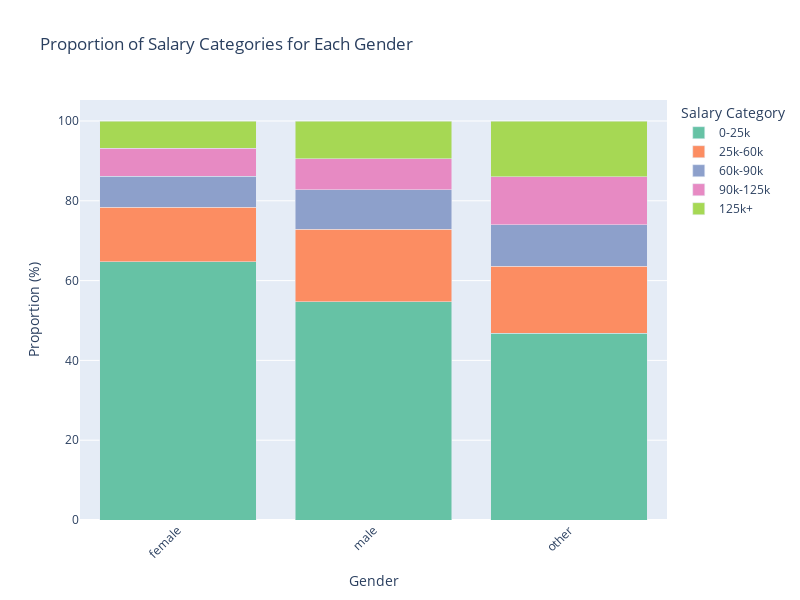

This figure's notebook cell:
### Code cell
# Create a mapping for salary categories and their actual buckets
salary_mapping = {'0': '0-25k', '1': '25k-60k', '2': '60k-90k', '3': '90k-125k', '4': '125k+'}
salary_order = ['0-25k', '25k-60k', '60k-90k', '90k-125k', '125k+']

# Group the data by gender and salary bucket and calculate the count
grouped = merged_df.groupby(['gender', 'yearly_compensation_encoded']).size().reset_index(name='count')

# Map the encoded salary category to the actual categories
grouped['yearly_compensation_encoded'] = grouped['yearly_compensation_encoded'].map(salary_mapping)
grouped['yearly_compensation_encoded'] = pd.Categorical(grouped['yearly_compensation_encoded'], categories=salary_order, ordered=True)

# Pivot the data to have salary buckets as the columns and gender as the index
pivot_df = grouped.pivot(index='gender', columns='yearly_compensation_encoded', values='count')

# Calculate the proportion for each salary bucket in each gender
proportions = pivot_df.div(pivot_df.sum(axis=1), axis=0) * 100

# Create a stacked bar plot
fig = px.bar(
    proportions,
    x=proportions.index,
    y=proportions.columns,
    labels={'value': 'Proportion (%)', 'gender': 'Gender'},
    title='Proportion of Salary Categories for Each Gender',
    hover_data={'value': True},
    barmode='stack',
    color_discrete_sequence=px.colors.qualitative.Set2,
    width=800,
    height=600
)

# Customize the legend
fig.update_layout(legend_title_text='Salary Category')

# Rotate x-axis labels for better visibility if needed
fig.update_xaxes(tickangle=-45)

# Show the figure
fig.show()

### Figure 1 — Plotly figure (JSON) as saved in the notebook; plotly's stock layout.template omitted (floating-point values rounded to 4 significant figures)
{"data": [{"alignmentgroup": "True", "hovertemplate": "yearly_compensation_encoded=0-25k<br>Gender=%{x}<br>Proportion (%)=%{y}<extra></extra>", "legendgroup": "0-25k", "marker": {"color": "rgb(102,194,165)", "pattern": {"shape": ""}}, "name": "0-25k", "offsetgroup": "0-25k", "orientation": "v", "showlegend": true, "textposition": "auto", "type": "bar", "x": ["female", "male", "other"], "xaxis": "x", "y": [64.69, 54.74, 46.75], "yaxis": "y"}, {"alignmentgroup": "True", "hovertemplate": "yearly_compensation_encoded=25k-60k<br>Gender=%{x}<br>Proportion (%)=%{y}<extra></extra>", "legendgroup": "25k-60k", "marker": {"color": "rgb(252,141,98)", "pattern": {"shape": ""}}, "name": "25k-60k", "offsetgroup": "25k-60k", "orientation": "v", "showlegend": true, "textposition": "auto", "type": "bar", "x": ["female", "male", "other"], "xaxis": "x", "y": [13.63, 18.1, 16.88], "yaxis": "y"}, {"alignmentgroup": "True", "hovertemplate": "yearly_compensation_encoded=60k-90k<br>Gender=%{x}<br>Proportion (%)=%{y}<extra></extra>", "legendgroup": "60k-90k", "marker": {"color": "rgb(141,160,203)", "pattern": {"shape": ""}}, "name": "60k-90k", "offsetgroup": "60k-90k", "orientation": "v", "showlegend": true, "textposition": "auto", "type": "bar", "x": ["female", "male", "other"], "xaxis": "x", "y": [7.791, 9.972, 10.39], "yaxis": "y"}, {"alignmentgroup": "True", "hovertemplate": "yearly_compensation_encoded=90k-125k<br>Gender=%{x}<br>Proportion (%)=%{y}<extra></extra>", "legendgroup": "90k-125k", "marker": {"color": "rgb(231,138,195)", "pattern": {"shape": ""}}, "name": "90k-125k", "offsetgroup": "90k-125k", "orientation": "v", "showlegend": true, "textposition": "auto", "type": "bar", "x": ["female", "male", "other"], "xaxis": "x", "y": [7.067, 7.757, 11.95], "yaxis": "y"}, {"alignmentgroup": "True", "hovertemplate": "yearly_compensation_encoded=125k+<br>Gender=%{x}<br>Proportion (%)=%{y}<extra></extra>", "legendgroup": "125k+", "marker": {"color": "rgb(166,216,84)", "pattern": {"shape": ""}}, "name": "125k+", "offsetgroup": "125k+", "orientation": "v", "showlegend": true, "textposition": "auto", "type": "bar", "x": ["female", "male", "other"], "xaxis": "x", "y": [6.817, 9.437, 14.03], "yaxis": "y"}], "layout": {"barmode": "stack", "height": 600, "legend": {"title": {"text": "Salary Category"}, "tracegroupgap": 0}, "title": {"text": "Proportion of Salary Categories for Each Gender"}, "width": 800, "xaxis": {"anchor": "y", "domain": [0, 1], "tickangle": -45, "title": {"text": "Gender"}}, "yaxis": {"anchor": "x", "domain": [0, 1], "title": {"text": "Proportion (%)"}}}}
